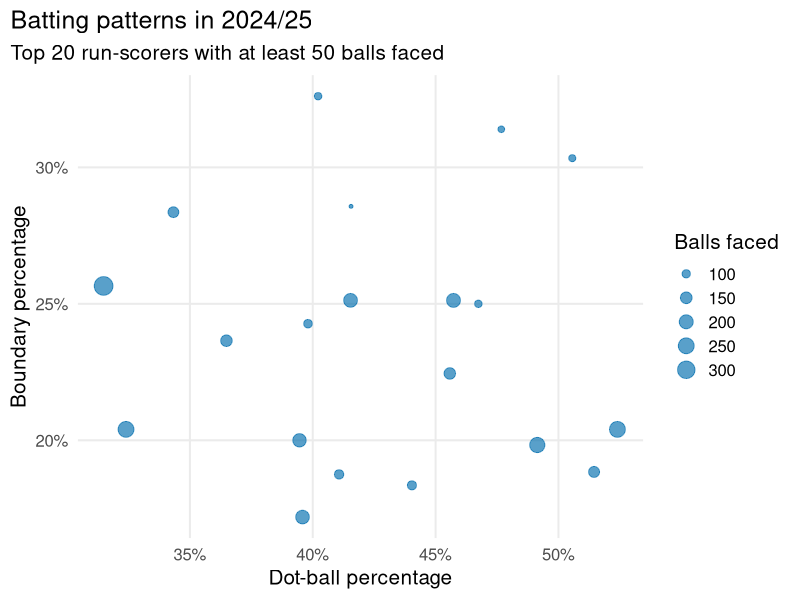

Recreate this plot in R.
## ---- chunk 1
knitr::opts_chunk$set(
  fig.width = 7,
  fig.height = 4.2,
  fig.align = "center",
  out.width = "100%",
  fig.retina = 3,
  warning = FALSE,
  message = FALSE,
  cache = FALSE
)

library(dplyr)
library(ggplot2)

batters <- read.csv("data/wpl_batters.csv")

batting_plot <- function(data, season_value) {
  data |>
    filter(season == season_value) |>
    ggplot(aes(x = dot_percent, y = boundary_percent, size = balls_faced)) +
    geom_point(colour = "#006DAE", alpha = 0.65) +
    labs(
      title = paste("Batting patterns in", season_value),
      subtitle = "Top 20 run-scorers with at least 50 balls faced",
      x = "Dot-ball percentage",
      y = "Boundary percentage",
      size = "Balls faced"
    ) +
    scale_x_continuous(labels = scales::label_percent(scale = 1)) +
    scale_y_continuous(labels = scales::label_percent(scale = 1)) +
    theme_minimal(base_size = 15) +
    theme(
      plot.title.position = "plot",
      panel.grid.minor = element_blank(),
      legend.position = "right"
    )
}
## ---- chunk 2
batting_plot(batters, "2024/25")
